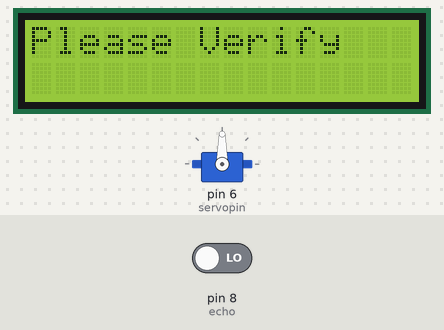
Simulated run of this sketch. Board: Arduino Uno, built with avr-gcc and run on an emulated ATmega328P. Parts: 16×2 character LCD, servo. The test bench sets the inputs (shaded band); at power-on: pin 8 (echo) LOW.

Above: at 0.1 s.
At 3.1 s:
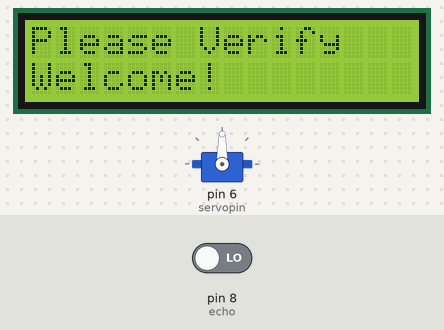

The sketch:

l5yaaa.ino
```cpp
#include <LiquidCrystal.h>
#include <Servo.h>
#define trig 7
#define echo 8
Servo myservo;

int servopin=6;
const int rs = 12, en = 11, d4 = 5, d5 = 4, d6 = 3, d7 = 2;
LiquidCrystal lcd(rs, en, d4, d5, d6, d7);

void setup() {
pinMode(trig,OUTPUT);
pinMode(echo,INPUT);
lcd.begin(16,2);
lcd.print("Please Verify");
myservo.attach(servopin);
}

void loop() {
long duration,distance;
digitalWrite(trig,HIGH);
delay(1000);
digitalWrite(trig,LOW);
duration=pulseIn(echo,HIGH);
distance=duration/58.2;
Serial.print("Distance:");
Serial.println(distance);
delay(1000);
if(distance<10)
{
lcd.setCursor(0, 1);
lcd.print("Welcome!");
myservo.write(90);
delay(1000);
}
else
{
lcd.setCursor(0, 1);
lcd.print("LOCKED!!");
myservo.write(0);
delay(1000);
}
}
```
